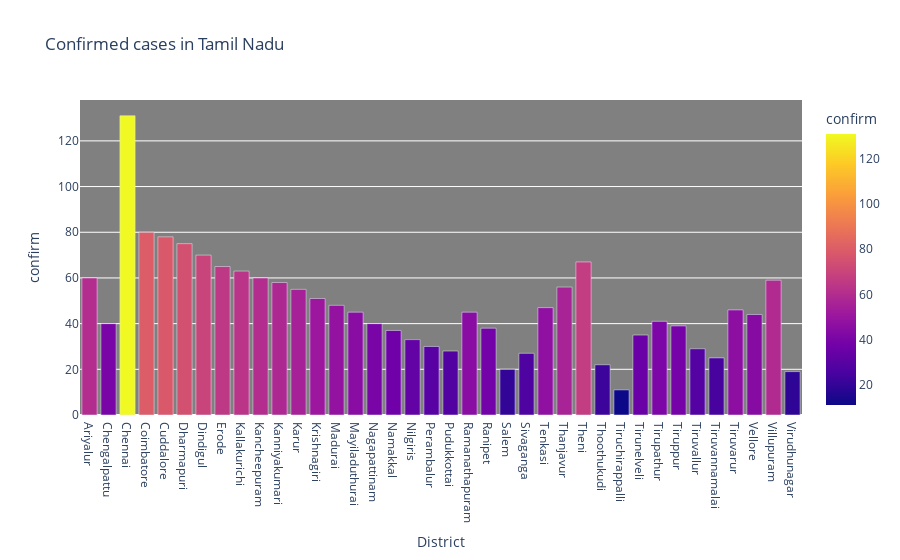
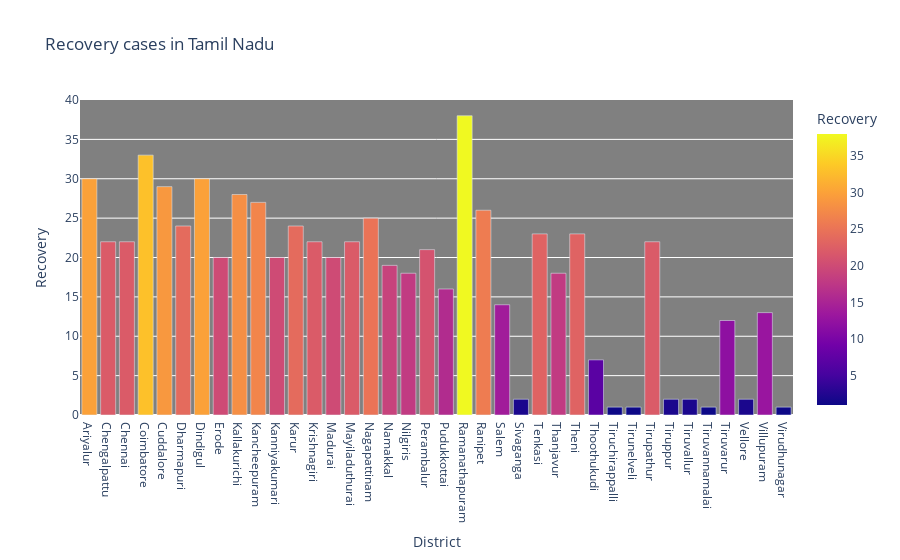
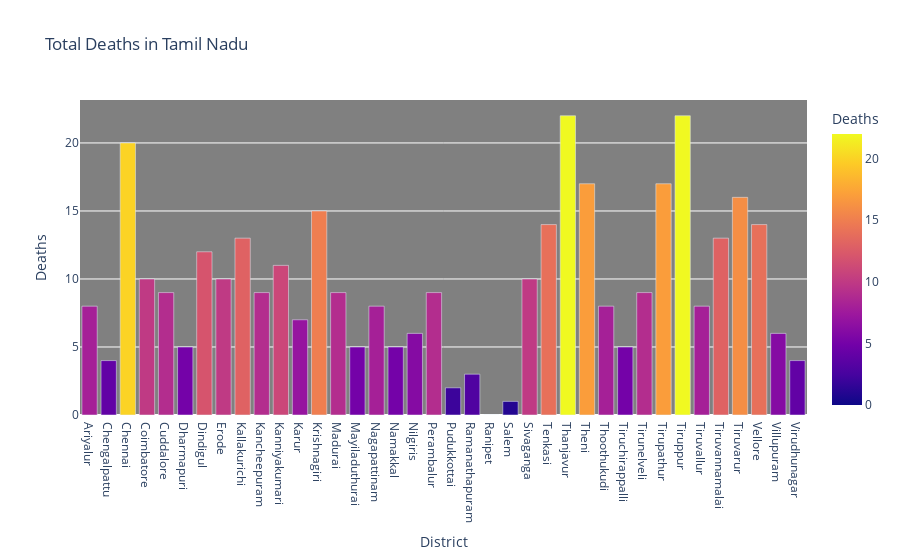

The notebook cell saved with these charts, in order:
### Code cell
#BAR GRAPH

fig=px.bar(TN,x="District",y="confirm",color='confirm',title='Confirmed cases in Tamil Nadu')
fig.update_layout(plot_bgcolor='grey')
fig.show()

fig=px.bar(TN,x="District",y="Recovery",color='Recovery',title='Recovery cases in Tamil Nadu')
fig.update_layout(plot_bgcolor='gray')
fig.show()

fig=px.bar(TN,x="District",y="Deaths",color='Deaths',title='Total Deaths in Tamil Nadu')
fig.update_layout(plot_bgcolor='grey')
fig.show()

### Figure 1 — Plotly figure (JSON) as saved in the notebook; plotly's stock layout.template omitted (floating-point values rounded to 4 significant figures)
{"data": [{"alignmentgroup": "True", "hovertemplate": "District=%{x}<br>confirm=%{marker.color}<extra></extra>", "legendgroup": "", "marker": {"color": [60, 40, 131, 80, 78, 75, 70, 65, 63, 60, 58, 55, 51, 48, 45, 40, 37, 33, 30, 28, 45, 38, 20, 27, 47, 56, 67, 22, 11, 35, 41, 39, 29, 25, 46, 44, 59, 19], "coloraxis": "coloraxis", "pattern": {"shape": ""}}, "name": "", "offsetgroup": "", "orientation": "v", "showlegend": false, "textposition": "auto", "type": "bar", "x": ["Ariyalur", "Chengalpattu", "Chennai", "Coimbatore", "Cuddalore", "Dharmapuri", "Dindigul", "Erode", "Kallakurichi", "Kancheepuram", "Kanniyakumari", "Karur", "Krishnagiri", "Madurai", "Mayiladuthurai", "Nagapattinam", "Namakkal", "Nilgiris", "Perambalur", "Pudukkottai", "Ramanathapuram", "Ranipet", "Salem", "Sivaganga", "Tenkasi", "Thanjavur", "Theni", "Thoothukudi", "Tiruchirappalli", "Tirunelveli", "Tirupathur", "Tiruppur", "Tiruvallur", "Tiruvannamalai", "Tiruvarur", "Vellore", "Villupuram", "Virudhunagar"], "xaxis": "x", "y": [60, 40, 131, 80, 78, 75, 70, 65, 63, 60, 58, 55, 51, 48, 45, 40, 37, 33, 30, 28, 45, 38, 20, 27, 47, 56, 67, 22, 11, 35, 41, 39, 29, 25, 46, 44, 59, 19], "yaxis": "y"}], "layout": {"autosize": true, "barmode": "relative", "coloraxis": {"colorbar": {"title": {"text": "confirm"}}, "colorscale": [[0, "#0d0887"], [0.1111, "#46039f"], [0.2222, "#7201a8"], [0.3333, "#9c179e"], [0.4444, "#bd3786"], [0.5556, "#d8576b"], [0.6667, "#ed7953"], [0.7778, "#fb9f3a"], [0.8889, "#fdca26"], [1, "#f0f921"]]}, "legend": {"tracegroupgap": 0}, "plot_bgcolor": "grey", "title": {"text": "Confirmed cases in Tamil Nadu"}, "xaxis": {"anchor": "y", "autorange": true, "domain": [0, 1], "range": [-0.5, 37.5], "title": {"text": "District"}, "type": "category"}, "yaxis": {"anchor": "x", "autorange": true, "domain": [0, 1], "range": [0, 137.9], "title": {"text": "confirm"}, "type": "linear"}}}

### Figure 2 — Plotly figure (JSON) as saved in the notebook; plotly's stock layout.template omitted (floating-point values rounded to 4 significant figures)
{"data": [{"alignmentgroup": "True", "hovertemplate": "District=%{x}<br>Recovery=%{marker.color}<extra></extra>", "legendgroup": "", "marker": {"color": [30, 22, 22, 33, 29, 24, 30, 20, 28, 27, 20, 24, 22, 20, 22, 25, 19, 18, 21, 16, 38, 26, 14, 2, 23, 18, 23, 7, 1, 1, 22, 2, 2, 1, 12, 2, 13, 1], "coloraxis": "coloraxis", "pattern": {"shape": ""}}, "name": "", "offsetgroup": "", "orientation": "v", "showlegend": false, "textposition": "auto", "type": "bar", "x": ["Ariyalur", "Chengalpattu", "Chennai", "Coimbatore", "Cuddalore", "Dharmapuri", "Dindigul", "Erode", "Kallakurichi", "Kancheepuram", "Kanniyakumari", "Karur", "Krishnagiri", "Madurai", "Mayiladuthurai", "Nagapattinam", "Namakkal", "Nilgiris", "Perambalur", "Pudukkottai", "Ramanathapuram", "Ranipet", "Salem", "Sivaganga", "Tenkasi", "Thanjavur", "Theni", "Thoothukudi", "Tiruchirappalli", "Tirunelveli", "Tirupathur", "Tiruppur", "Tiruvallur", "Tiruvannamalai", "Tiruvarur", "Vellore", "Villupuram", "Virudhunagar"], "xaxis": "x", "y": [30, 22, 22, 33, 29, 24, 30, 20, 28, 27, 20, 24, 22, 20, 22, 25, 19, 18, 21, 16, 38, 26, 14, 2, 23, 18, 23, 7, 1, 1, 22, 2, 2, 1, 12, 2, 13, 1], "yaxis": "y"}], "layout": {"autosize": true, "barmode": "relative", "coloraxis": {"colorbar": {"title": {"text": "Recovery"}}, "colorscale": [[0, "#0d0887"], [0.1111, "#46039f"], [0.2222, "#7201a8"], [0.3333, "#9c179e"], [0.4444, "#bd3786"], [0.5556, "#d8576b"], [0.6667, "#ed7953"], [0.7778, "#fb9f3a"], [0.8889, "#fdca26"], [1, "#f0f921"]]}, "legend": {"tracegroupgap": 0}, "plot_bgcolor": "gray", "title": {"text": "Recovery cases in Tamil Nadu"}, "xaxis": {"anchor": "y", "autorange": true, "domain": [0, 1], "range": [-0.5, 37.5], "title": {"text": "District"}, "type": "category"}, "yaxis": {"anchor": "x", "autorange": true, "domain": [0, 1], "range": [0, 40], "title": {"text": "Recovery"}, "type": "linear"}}}

### Figure 3 — Plotly figure (JSON) as saved in the notebook; plotly's stock layout.template omitted (floating-point values rounded to 4 significant figures)
{"data": [{"alignmentgroup": "True", "hovertemplate": "District=%{x}<br>Deaths=%{marker.color}<extra></extra>", "legendgroup": "", "marker": {"color": [8, 4, 20, 10, 9, 5, 12, 10, 13, 9, 11, 7, 15, 9, 5, 8, 5, 6, 9, 2, 3, 0, 1, 10, 14, 22, 17, 8, 5, 9, 17, 22, 8, 13, 16, 14, 6, 4], "coloraxis": "coloraxis", "pattern": {"shape": ""}}, "name": "", "offsetgroup": "", "orientation": "v", "showlegend": false, "textposition": "auto", "type": "bar", "x": ["Ariyalur", "Chengalpattu", "Chennai", "Coimbatore", "Cuddalore", "Dharmapuri", "Dindigul", "Erode", "Kallakurichi", "Kancheepuram", "Kanniyakumari", "Karur", "Krishnagiri", "Madurai", "Mayiladuthurai", "Nagapattinam", "Namakkal", "Nilgiris", "Perambalur", "Pudukkottai", "Ramanathapuram", "Ranipet", "Salem", "Sivaganga", "Tenkasi", "Thanjavur", "Theni", "Thoothukudi", "Tiruchirappalli", "Tirunelveli", "Tirupathur", "Tiruppur", "Tiruvallur", "Tiruvannamalai", "Tiruvarur", "Vellore", "Villupuram", "Virudhunagar"], "xaxis": "x", "y": [8, 4, 20, 10, 9, 5, 12, 10, 13, 9, 11, 7, 15, 9, 5, 8, 5, 6, 9, 2, 3, 0, 1, 10, 14, 22, 17, 8, 5, 9, 17, 22, 8, 13, 16, 14, 6, 4], "yaxis": "y"}], "layout": {"autosize": true, "barmode": "relative", "coloraxis": {"colorbar": {"title": {"text": "Deaths"}}, "colorscale": [[0, "#0d0887"], [0.1111, "#46039f"], [0.2222, "#7201a8"], [0.3333, "#9c179e"], [0.4444, "#bd3786"], [0.5556, "#d8576b"], [0.6667, "#ed7953"], [0.7778, "#fb9f3a"], [0.8889, "#fdca26"], [1, "#f0f921"]]}, "legend": {"tracegroupgap": 0}, "plot_bgcolor": "grey", "title": {"text": "Total Deaths in Tamil Nadu"}, "xaxis": {"anchor": "y", "autorange": true, "domain": [0, 1], "range": [-0.5, 37.5], "title": {"text": "District"}, "type": "category"}, "yaxis": {"anchor": "x", "autorange": true, "domain": [0, 1], "range": [0, 23.16], "title": {"text": "Deaths"}, "type": "linear"}}}
